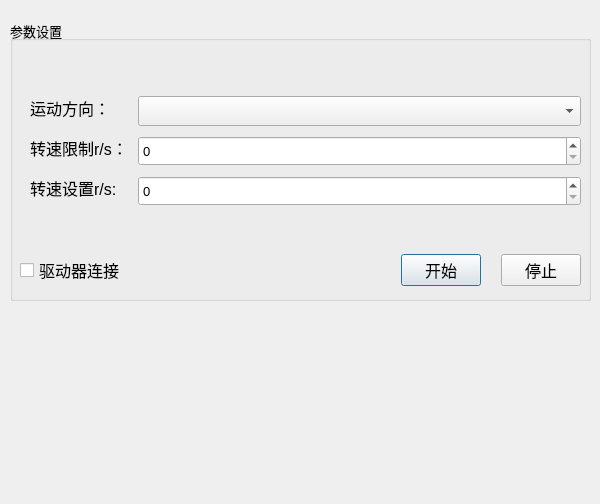
<?xml version="1.0" encoding="UTF-8"?>
<ui version="4.0">
 <class>velocitymode</class>
 <widget class="QDialog" name="velocitymode">
  <property name="geometry">
   <rect>
    <x>0</x>
    <y>0</y>
    <width>600</width>
    <height>504</height>
   </rect>
  </property>
  <property name="windowTitle">
   <string>Dialog</string>
  </property>
  <property name="modal">
   <bool>true</bool>
  </property>
  <widget class="QGroupBox" name="parameter">
   <property name="geometry">
    <rect>
     <x>10</x>
     <y>20</y>
     <width>581</width>
     <height>281</height>
    </rect>
   </property>
   <property name="sizePolicy">
    <sizepolicy hsizetype="Minimum" vsizetype="Minimum">
     <horstretch>0</horstretch>
     <verstretch>0</verstretch>
    </sizepolicy>
   </property>
   <property name="minimumSize">
    <size>
     <width>580</width>
     <height>280</height>
    </size>
   </property>
   <property name="font">
    <font>
     <pointsize>10</pointsize>
    </font>
   </property>
   <property name="title">
    <string>参数设置</string>
   </property>
   <property name="checkable">
    <bool>false</bool>
   </property>
   <widget class="QWidget" name="formLayoutWidget">
    <property name="geometry">
     <rect>
      <x>20</x>
      <y>50</y>
      <width>551</width>
      <height>162</height>
     </rect>
    </property>
    <layout class="QFormLayout" name="formLayout">
     <property name="sizeConstraint">
      <enum>QLayout::SetDefaultConstraint</enum>
     </property>
     <property name="labelAlignment">
      <set>Qt::AlignLeading|Qt::AlignLeft|Qt::AlignVCenter</set>
     </property>
     <property name="formAlignment">
      <set>Qt::AlignLeading|Qt::AlignLeft|Qt::AlignVCenter</set>
     </property>
     <property name="horizontalSpacing">
      <number>10</number>
     </property>
     <property name="verticalSpacing">
      <number>10</number>
     </property>
     <item row="0" column="0">
      <widget class="QLabel" name="label_3">
       <property name="sizePolicy">
        <sizepolicy hsizetype="Fixed" vsizetype="Fixed">
         <horstretch>0</horstretch>
         <verstretch>0</verstretch>
        </sizepolicy>
       </property>
       <property name="minimumSize">
        <size>
         <width>80</width>
         <height>0</height>
        </size>
       </property>
       <property name="font">
        <font>
         <pointsize>12</pointsize>
        </font>
       </property>
       <property name="text">
        <string>运动方向：</string>
       </property>
      </widget>
     </item>
     <item row="0" column="1">
      <widget class="QComboBox" name="comboBoxDir">
       <property name="sizePolicy">
        <sizepolicy hsizetype="Preferred" vsizetype="Fixed">
         <horstretch>0</horstretch>
         <verstretch>0</verstretch>
        </sizepolicy>
       </property>
       <property name="minimumSize">
        <size>
         <width>300</width>
         <height>30</height>
        </size>
       </property>
      </widget>
     </item>
     <item row="1" column="0">
      <widget class="QLabel" name="label">
       <property name="sizePolicy">
        <sizepolicy hsizetype="Expanding" vsizetype="Fixed">
         <horstretch>0</horstretch>
         <verstretch>0</verstretch>
        </sizepolicy>
       </property>
       <property name="minimumSize">
        <size>
         <width>80</width>
         <height>0</height>
        </size>
       </property>
       <property name="font">
        <font>
         <pointsize>12</pointsize>
        </font>
       </property>
       <property name="text">
        <string>转速限制r/s：</string>
       </property>
      </widget>
     </item>
     <item row="2" column="0">
      <widget class="QLabel" name="label_2">
       <property name="sizePolicy">
        <sizepolicy hsizetype="Fixed" vsizetype="Fixed">
         <horstretch>0</horstretch>
         <verstretch>0</verstretch>
        </sizepolicy>
       </property>
       <property name="minimumSize">
        <size>
         <width>80</width>
         <height>0</height>
        </size>
       </property>
       <property name="font">
        <font>
         <pointsize>12</pointsize>
        </font>
       </property>
       <property name="text">
        <string>转速设置r/s:</string>
       </property>
      </widget>
     </item>
     <item row="1" column="1">
      <widget class="QSpinBox" name="spinBoxvspinlim">
       <property name="minimumSize">
        <size>
         <width>0</width>
         <height>30</height>
        </size>
       </property>
      </widget>
     </item>
     <item row="2" column="1">
      <widget class="QSpinBox" name="spinBoxvspin">
       <property name="minimumSize">
        <size>
         <width>0</width>
         <height>30</height>
        </size>
       </property>
      </widget>
     </item>
    </layout>
   </widget>
   <widget class="QWidget" name="horizontalLayoutWidget">
    <property name="geometry">
     <rect>
      <x>10</x>
      <y>230</y>
      <width>561</width>
      <height>41</height>
     </rect>
    </property>
    <layout class="QHBoxLayout" name="horizontalLayout">
     <property name="spacing">
      <number>20</number>
     </property>
     <item>
      <widget class="QCheckBox" name="checkBoxconnect">
       <property name="minimumSize">
        <size>
         <width>100</width>
         <height>0</height>
        </size>
       </property>
       <property name="font">
        <font>
         <pointsize>12</pointsize>
        </font>
       </property>
       <property name="text">
        <string>驱动器连接</string>
       </property>
      </widget>
     </item>
     <item>
      <spacer name="horizontalSpacer">
       <property name="orientation">
        <enum>Qt::Horizontal</enum>
       </property>
       <property name="sizeHint" stdset="0">
        <size>
         <width>80</width>
         <height>20</height>
        </size>
       </property>
      </spacer>
     </item>
     <item>
      <widget class="QPushButton" name="pushButtonstart">
       <property name="font">
        <font>
         <pointsize>12</pointsize>
        </font>
       </property>
       <property name="text">
        <string>开始</string>
       </property>
      </widget>
     </item>
     <item>
      <widget class="QPushButton" name="pushButtonend">
       <property name="font">
        <font>
         <pointsize>12</pointsize>
        </font>
       </property>
       <property name="text">
        <string>停止</string>
       </property>
      </widget>
     </item>
    </layout>
   </widget>
  </widget>
 </widget>
 <resources/>
 <connections/>
</ui>
